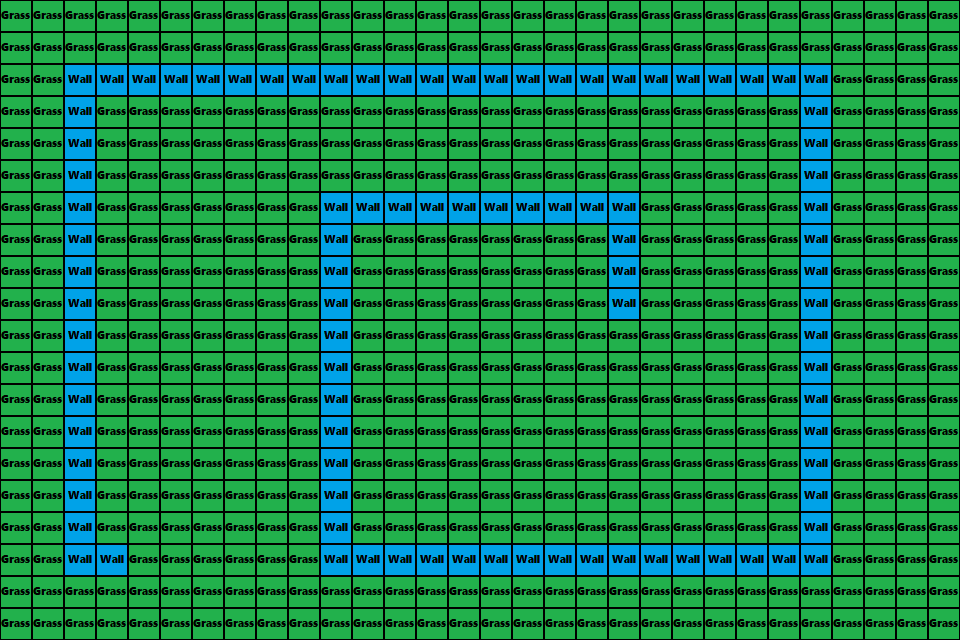

Rendered tile map (Tiled .tmx) drawn with the repository's tilesets; below, a short description and the full map source, tile grids included:
An orthogonal 30x20 tile map with 32x32 px tiles, 2 tile layers (Background, Foreground).

<map version="1.10" tiledversion="1.11.2" orientation="orthogonal" renderorder="right-down" width="30" height="20" tilewidth="32" tileheight="32" infinite="0" nextlayerid="3" nextobjectid="1">
 <tileset firstgid="1" source="mini_tileset.tsx" />
 <layer id="1" name="Background" width="30" height="20">
  <data encoding="csv">
1,1,1,1,1,1,1,1,1,1,1,1,1,1,1,1,1,1,1,1,1,1,1,1,1,1,1,1,1,1,
1,1,1,1,1,1,1,1,1,1,1,1,1,1,1,1,1,1,1,1,1,1,1,1,1,1,1,1,1,1,
1,1,1,1,1,1,1,1,1,1,1,1,1,1,1,1,1,1,1,1,1,1,1,1,1,1,1,1,1,1,
1,1,1,1,1,1,1,1,1,1,1,1,1,1,1,1,1,1,1,1,1,1,1,1,1,1,1,1,1,1,
1,1,1,1,1,1,1,1,1,1,1,1,1,1,1,1,1,1,1,1,1,1,1,1,1,1,1,1,1,1,
1,1,1,1,1,1,1,1,1,1,1,1,1,1,1,1,1,1,1,1,1,1,1,1,1,1,1,1,1,1,
1,1,1,1,1,1,1,1,1,1,1,1,1,1,1,1,1,1,1,1,1,1,1,1,1,1,1,1,1,1,
1,1,1,1,1,1,1,1,1,1,1,1,1,1,1,1,1,1,1,1,1,1,1,1,1,1,1,1,1,1,
1,1,1,1,1,1,1,1,1,1,1,1,1,1,1,1,1,1,1,1,1,1,1,1,1,1,1,1,1,1,
1,1,1,1,1,1,1,1,1,1,1,1,1,1,1,1,1,1,1,1,1,1,1,1,1,1,1,1,1,1,
1,1,1,1,1,1,1,1,1,1,1,1,1,1,1,1,1,1,1,1,1,1,1,1,1,1,1,1,1,1,
1,1,1,1,1,1,1,1,1,1,1,1,1,1,1,1,1,1,1,1,1,1,1,1,1,1,1,1,1,1,
1,1,1,1,1,1,1,1,1,1,1,1,1,1,1,1,1,1,1,1,1,1,1,1,1,1,1,1,1,1,
1,1,1,1,1,1,1,1,1,1,1,1,1,1,1,1,1,1,1,1,1,1,1,1,1,1,1,1,1,1,
1,1,1,1,1,1,1,1,1,1,1,1,1,1,1,1,1,1,1,1,1,1,1,1,1,1,1,1,1,1,
1,1,1,1,1,1,1,1,1,1,1,1,1,1,1,1,1,1,1,1,1,1,1,1,1,1,1,1,1,1,
1,1,1,1,1,1,1,1,1,1,1,1,1,1,1,1,1,1,1,1,1,1,1,1,1,1,1,1,1,1,
1,1,1,1,1,1,1,1,1,1,1,1,1,1,1,1,1,1,1,1,1,1,1,1,1,1,1,1,1,1,
1,1,1,1,1,1,1,1,1,1,1,1,1,1,1,1,1,1,1,1,1,1,1,1,1,1,1,1,1,1,
1,1,1,1,1,1,1,1,1,1,1,1,1,1,1,1,1,1,1,1,1,1,1,1,1,1,1,1,1,1
</data>
 </layer>
 <layer id="2" name="Foreground" width="30" height="20">
  <data encoding="csv">
0,0,0,0,0,0,0,0,0,0,0,0,0,0,0,0,0,0,0,0,0,0,0,0,0,0,0,0,0,0,
0,0,0,0,0,0,0,0,0,0,0,0,0,0,0,0,0,0,0,0,0,0,0,0,0,0,0,0,0,0,
0,0,4,4,4,4,4,4,4,4,4,4,4,4,4,4,4,4,4,4,4,4,4,4,4,4,0,0,0,0,
0,0,4,0,0,0,0,0,0,0,0,0,0,0,0,0,0,0,0,0,0,0,0,0,0,4,0,0,0,0,
0,0,4,0,0,0,0,0,0,0,0,0,0,0,0,0,0,0,0,0,0,0,0,0,0,4,0,0,0,0,
0,0,4,0,0,0,0,0,0,0,0,0,0,0,0,0,0,0,0,0,0,0,0,0,0,4,0,0,0,0,
0,0,4,0,0,0,0,0,0,0,4,4,4,4,4,4,4,4,4,4,0,0,0,0,0,4,0,0,0,0,
0,0,4,0,0,0,0,0,0,0,4,0,0,0,0,0,0,0,0,4,0,0,0,0,0,4,0,0,0,0,
0,0,4,0,0,0,0,0,0,0,4,0,0,0,0,0,0,0,0,4,0,0,0,0,0,4,0,0,0,0,
0,0,4,0,0,0,0,0,0,0,4,0,0,0,0,0,0,0,0,4,0,0,0,0,0,4,0,0,0,0,
0,0,4,0,0,0,0,0,0,0,4,0,0,0,0,0,0,0,0,0,0,0,0,0,0,4,0,0,0,0,
0,0,4,0,0,0,0,0,0,0,4,0,0,0,0,0,0,0,0,0,0,0,0,0,0,4,0,0,0,0,
0,0,4,0,0,0,0,0,0,0,4,0,0,0,0,0,0,0,0,0,0,0,0,0,0,4,0,0,0,0,
0,0,4,0,0,0,0,0,0,0,4,0,0,0,0,0,0,0,0,0,0,0,0,0,0,4,0,0,0,0,
0,0,4,0,0,0,0,0,0,0,4,0,0,0,0,0,0,0,0,0,0,0,0,0,0,4,0,0,0,0,
0,0,4,0,0,0,0,0,0,0,4,0,0,0,0,0,0,0,0,0,0,0,0,0,0,4,0,0,0,0,
0,0,4,0,0,0,0,0,0,0,4,0,0,0,0,0,0,0,0,0,0,0,0,0,0,4,0,0,0,0,
0,0,4,4,0,0,0,0,0,0,4,4,4,4,4,4,4,4,4,4,4,4,4,4,4,4,0,0,0,0,
0,0,0,0,0,0,0,0,0,0,0,0,0,0,0,0,0,0,0,0,0,0,0,0,0,0,0,0,0,0,
0,0,0,0,0,0,0,0,0,0,0,0,0,0,0,0,0,0,0,0,0,0,0,0,0,0,0,0,0,0
</data>
 </layer>
</map>
